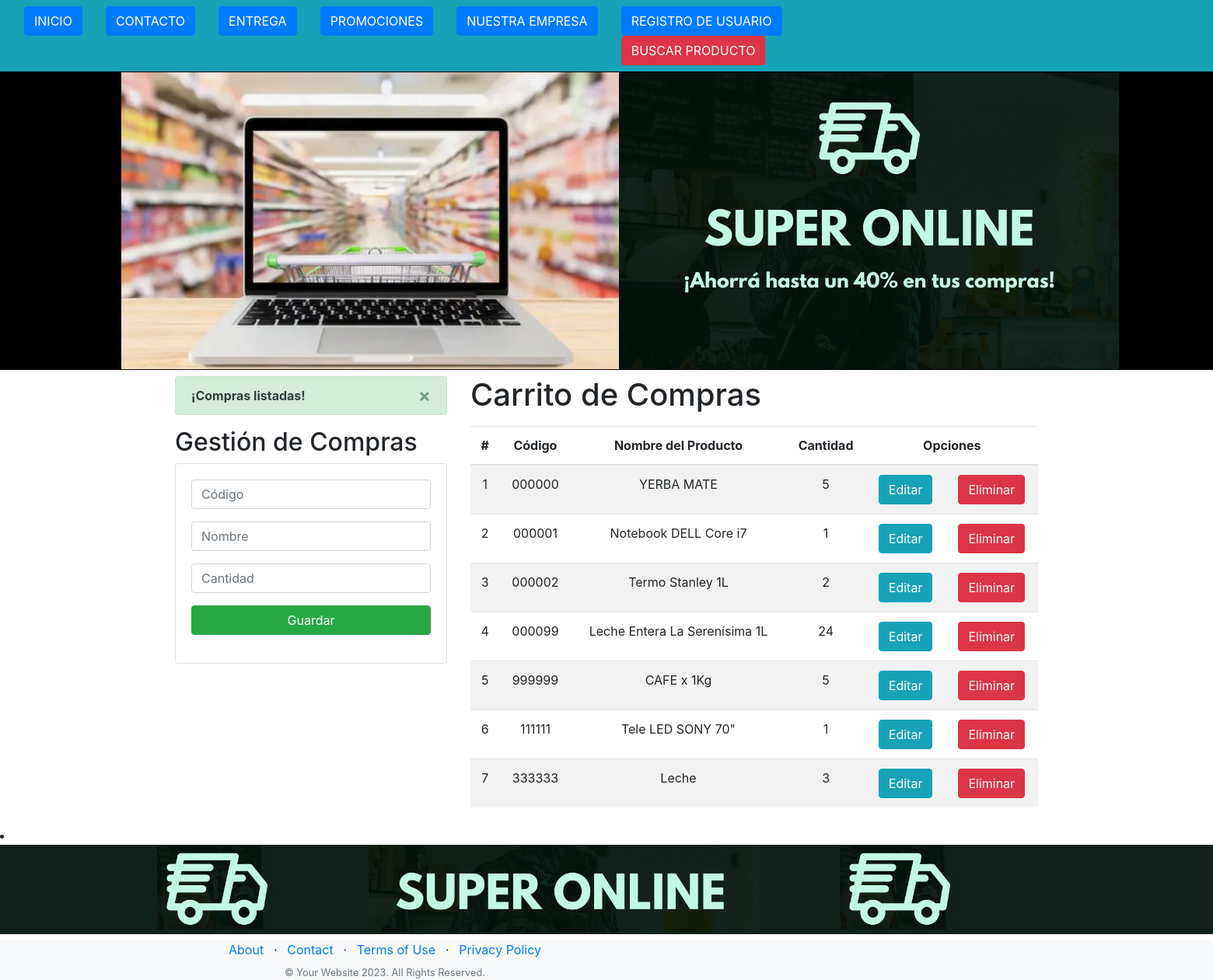
The app's page /, older data.
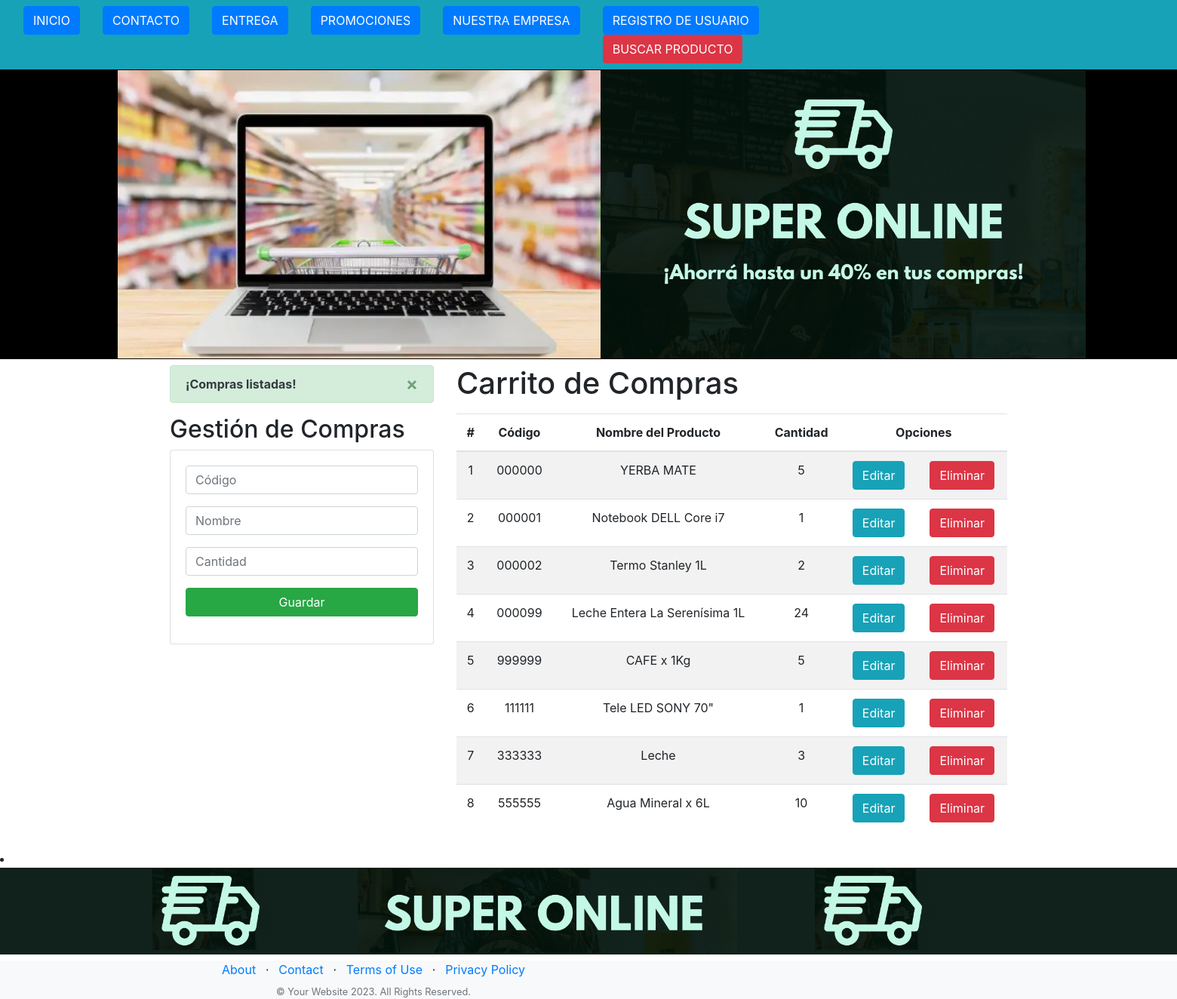
The same page, newer data.
### Aplicaciones/models.py (models this page shows, shortened)
class Compra(models.Model):
    codigo = models.CharField(primary_key=True, max_length=6)  #Debo inluir el random para generar el código de manera aleatoria.
    nombre = models.CharField(max_length=50)
    cantidad = models.PositiveSmallIntegerField() #Cantidad de Productos a comprar.

### Aplicaciones/views.py (the view)
# urls.py: path('', views.inicio),
def inicio(request):
    compraListados = Compra.objects.all()
    messages.success(request, '¡Compras listadas!')
    return render(request, "GestionCompras.html", {"compra": compraListados})

### Aplicaciones/templates/GestionCompras.html (shortened to what this page needs)
{% extends "./base.html" %}
{% block body %}
<div class="row">
    <div class="col-sm-12 col-md-6 col-lg-4 col-xl-4">
        {% if messages %}
        {% for message in messages %}
        <div class="alert alert-dismissible alert-success">
            <button type="button" class="close" data-dismiss="alert">&times;</button>
            <strong class="text-dark">{{ message }}</strong>
        </div>
        {% endfor %}
        {% endif %}
        <h2>Gestión de Compras</h2>
        <div class="card">
            <div class="card-body">
                <form action="/registrarCompra/" method="POST">{% csrf_token %}
                    <div class="form-group">
                        <input type="text" id="txtCodigo" name="txtCodigo" class="form-control" placeholder="Código"
                            minlength="6" maxlength="6" required>
                    </div>
                    <div class="form-group">
                        <input type="text" id="txtNombre" name="txtNombre" class="form-control" placeholder="Nombre"
                            maxlength="50" required>
                    </div>
                    <div class="form-group">
                        <input type="text" id="numCantidad" name="numCantidad" class="form-control" placeholder="Cantidad" min="1" max="9"
                            required>
                    </div>
                    <div class="form-group">
                        <button type="submit" class="btn btn-success btn-block text-white">Guardar</button>
                    </div>
                </form>
            </div>
        </div>
    </div>
    <div class="col-sm-12 col-md-6 col-lg-8 col-xl-8">
        <h1>Carrito de Compras</h1>
        <div class="table-responsive py-2">
            <table class="table table-striped">
                <thead>
                    <tr>
                        <th>#</th>
                        <th>Código</th>
                        <th>Nombre del Producto</th>
                        <th>Cantidad</th>
                        <th colspan="2">Opciones</th>
                    </tr>
                </thead>
                <tbody>
                    {% for compra in compra %}
                    <tr>
                        <td>{{forloop.counter}}</td>
                        <td>{{compra.codigo}}</td>
                        <td>{{compra.nombre}}</td>
                        <td>{{compra.cantidad}}</td>
                        <td><a href="edicionCompra/{{compra.codigo}}" class="btn btn-info">Editar</a></td>
                        <td><a href="eliminarCompra/{{compra.codigo}}" class="btn btn-danger btnEliminacion">Eliminar</a></td>
                    </tr>
                    {% endfor %}
                </tbody>
            </table>
        </div>
    </div>
</div>
{% endblock %}

Row changes from the older to the newer data that the page shows:
added Compra: codigo "555555", nombre "Agua Mineral x 6L", cantidad "10"
